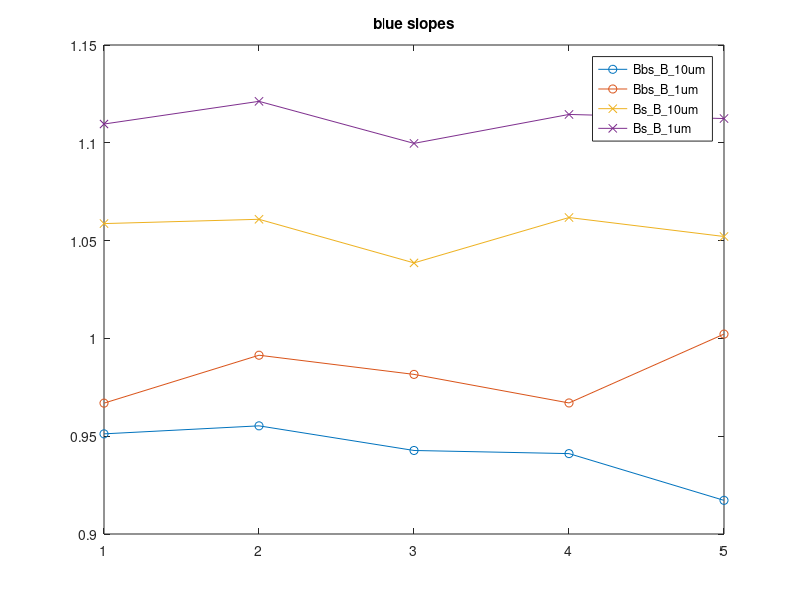
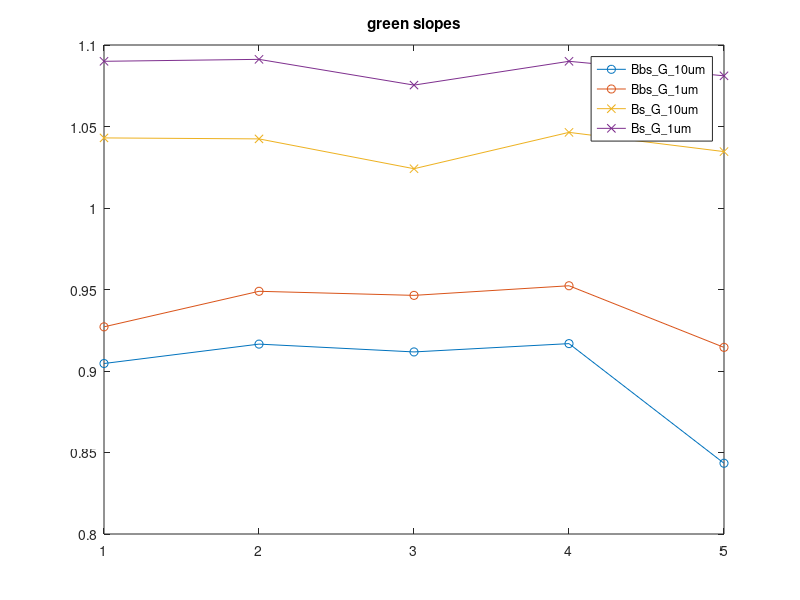
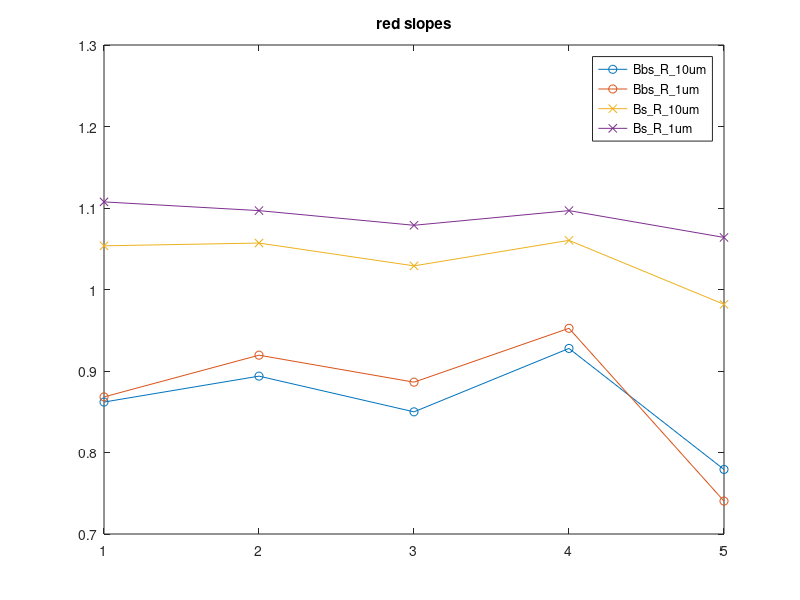
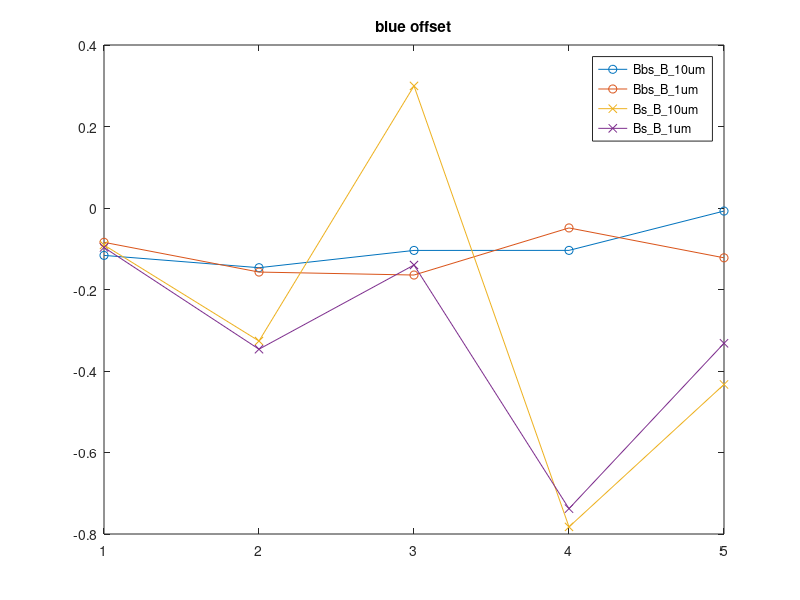

Recreate these plots in MATLAB, in order.
                Bbs_B_10um_(1,[1,2])= [ 0.9512,  -0.1163 ];
                Bbs_B_1um_(1,[1,2])=[     0.9669, -0.0842];
                Bbs_G_10um_(1,[1,2])=[  0.9046, -0.0150  ];
                Bbs_G_1um_(1,[1,2])=[    0.9271, -0.0155];
                Bbs_R_10um_(1,[1,2])=[   0.8619,  0.0270];
                Bbs_R_1um_(1,[1,2])=[     0.8682,  0.0347];
                Bs_B_10um_(1,[1,2])=[     1.0587, -0.0908];
                Bs_B_1um_(1,[1,2])=[        1.1096, -0.0968];
                Bs_G_10um_(1,[1,2])=[     1.0430, -0.0436];
                Bs_G_1um_(1,[1,2])=[       1.0900, -0.1223];
                Bs_R_10um_(1,[1,2])=[     1.0536,  0.0158];
                Bs_R_1um_(1,[1,2])=[        1.1075, -0.1552];
                %%

                Bbs_B_10um_(2,:)=[   0.9553,   -0.1465];
                Bbs_B_1um_(2,:)=[     0.9914,   -0.1572];
                Bbs_G_10um_(2,:)=[  0.9165,   -0.0636];
                Bbs_G_1um_(2,:)=[    0.9489,   -0.0791];
                Bbs_R_10um_(2,:)=[   0.8937,    0.0521];
                Bbs_R_1um_(2,:)=[     0.9194,    0.0939];
                Bs_B_10um_(2,:)=[     1.0609,   -0.3264];
                Bs_B_1um_(2,:)=[        1.1212,   -0.3465];
                Bs_G_10um_(2,:)=[     1.0424,   -0.0721];
                Bs_G_1um_(2,:)=[       1.0912,   -0.1554];
                Bs_R_10um_(2,:)=[     1.0570,    0.0222];
                Bs_R_1um_(2,:)=[        1.0968,   -0.0145];

                Bbs_B_10um_(3,:)=[   0.9427,   -0.1041];
                Bbs_B_1um_(3,:)=[     0.9816,   -0.1645];
                Bbs_G_10um_(3,:)=[  0.9117,   -0.0658];
                Bbs_G_1um_(3,:)=[    0.9464,   -0.1067];
                Bbs_R_10um_(3,:)=[   0.8499,    0.2061];
                Bbs_R_1um_(3,:)=[     0.8863,    0.1128];
                Bs_B_10um_(3,:)=[     1.0386,    0.2996];
                Bs_B_1um_(3,:)=[        1.0997,   -0.1399];
                Bs_G_10um_(3,:)=[     1.0241,    0.2497];
                Bs_G_1um_(3,:)=[       1.0754,   -0.0537];
                Bs_R_10um_(3,:)=[     1.0290,    0.4261];
                Bs_R_1um_(3,:)=[        1.0788,    0.1133];

                Bbs_B_10um_(4,:)=[   0.9411,   -0.1040];
                Bbs_B_1um_(4,:)=[     0.9670,   -0.0489];
                Bbs_G_10um_(4,:)=[  0.9168,   -0.0755];
                Bbs_G_1um_(4,:)=[    0.9523,   -0.0537];
                Bbs_R_10um_(4,:)=[   0.9277,   -0.1553];
                Bbs_R_1um_(4,:)=[     0.9524,   -0.0502];
                Bs_B_10um_(4,:)=[     1.0618,   -0.7826];
                Bs_B_1um_(4,:)=[        1.1145,   -0.7378];
                Bs_G_10um_(4,:)=[     1.0464,   -0.5935];
                Bs_G_1um_(4,:)=[       1.0900,   -0.5841];
                Bs_R_10um_(4,:)=[     1.0603,   -0.4317];
                Bs_R_1um_(4,:)=[        1.0968,   -0.3115];

                Bbs_B_10um_(5,:)=[   0.9172,   -0.0075];
                Bbs_B_1um_(5,:)=[     1.0022,   -0.1222];
                Bbs_G_10um_(5,:)=[  0.8434,    0.1190];
                Bbs_G_1um_(5,:)=[    0.9145,   -0.0240];
                Bbs_R_10um_(5,:)=[   0.7792,    0.2607];
                Bbs_R_1um_(5,:)=[     0.7404,    0.3201];
                Bs_B_10um_(5,:)=[     1.0521,   -0.4330];
                Bs_B_1um_(5,:)=[        1.1124,   -0.3320];
                Bs_G_10um_(5,:)=[     1.0346,   -0.3401];
                Bs_G_1um_(5,:)=[       1.0811,   -0.2679];
                Bs_R_10um_(5,:)=[     0.9818,    0.8188];
                Bs_R_1um_(5,:)=[        1.0639,   -0.0341];
                %%
                figure; 
                plot([1:5],[Bbs_B_10um_(:,1),Bbs_B_1um_(:,1)],'-o',...
                   [1:5],[Bs_B_10um_(:,1),Bs_B_1um_(:,1)],'-x');
                lg =legend('Bbs_B_10um','Bbs_B_1um','Bs_B_10um','Bs_B_1um');
                set(lg,'interp','none')
                title('blue slopes')
                                %%
                figure; 
                plot([1:5],[Bbs_G_10um_(:,1),Bbs_G_1um_(:,1)],'-o',...
                   [1:5],[Bs_G_10um_(:,1),Bs_G_1um_(:,1)],'-x');
                lg =legend('Bbs_G_10um','Bbs_G_1um','Bs_G_10um','Bs_G_1um');
                set(lg,'interp','none')
                title('green slopes')
                %%
                figure; 
                plot([1:5],[Bbs_R_10um_(:,1),Bbs_R_1um_(:,1)],'-o',...
                   [1:5],[Bs_R_10um_(:,1),Bs_R_1um_(:,1)],'-x');
                lg =legend('Bbs_R_10um','Bbs_R_1um','Bs_R_10um','Bs_R_1um');
                set(lg,'interp','none')
                title('red slopes')
                %%
                figure; 
                plot([1:5],[Bbs_B_10um_(:,2),Bbs_B_1um_(:,2)],'-o',...
                   [1:5],[Bs_B_10um_(:,2),Bs_B_1um_(:,2)],'-x');
                lg =legend('Bbs_B_10um','Bbs_B_1um','Bs_B_10um','Bs_B_1um');
                set(lg,'interp','none')
                title('blue offset')
                                %%
                figure; 
                plot([1:5],[Bbs_G_10um_(:,2),Bbs_G_1um_(:,2)],'-o',...
                   [1:5],[Bs_G_10um_(:,2),Bs_G_1um_(:,2)],'-x');
                lg =legend('Bbs_G_10um','Bbs_G_1um','Bs_G_10um','Bs_G_1um');
                set(lg,'interp','none')
                title('green offset')
                %%
                figure; 
                plot([1:5],[Bbs_R_10um_(:,2),Bbs_R_1um_(:,2)],'-o',...
                   [1:5],[Bs_R_10um_(:,2),Bs_R_1um_(:,2)],'-x');
                lg =legend('Bbs_R_10um','Bbs_R_1um','Bs_R_10um','Bs_R_1um');
                set(lg,'interp','none')
                title('red offset')
